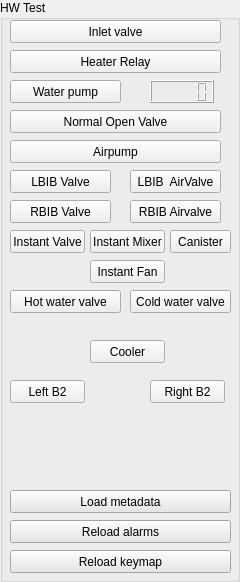
     <widget class="QGroupBox" name="groupBox_2">
      <property name="title">
       <string>HW Test</string>
      </property>
      <widget class="QPushButton" name="btnTestInletValve">
       <property name="geometry">
        <rect>
         <x>10</x>
         <y>20</y>
         <width>211</width>
         <height>23</height>
        </rect>
       </property>
       <property name="text">
        <string>Inlet valve</string>
       </property>
      </widget>
      <widget class="QPushButton" name="btnTestHeater">
       <property name="geometry">
        <rect>
         <x>10</x>
         <y>50</y>
         <width>211</width>
         <height>23</height>
        </rect>
       </property>
       <property name="text">
        <string>Heater Relay</string>
       </property>
      </widget>
      <widget class="QPushButton" name="btnTestWaterPump">
       <property name="geometry">
        <rect>
         <x>10</x>
         <y>80</y>
         <width>111</width>
         <height>23</height>
        </rect>
       </property>
       <property name="text">
        <string>Water pump</string>
       </property>
      </widget>
      <widget class="QPushButton" name="btnTestNOV">
       <property name="geometry">
        <rect>
         <x>10</x>
         <y>110</y>
         <width>211</width>
         <height>23</height>
        </rect>
       </property>
       <property name="text">
        <string>Normal Open Valve</string>
       </property>
      </widget>
      <widget class="QPushButton" name="btnTestAirpump">
       <property name="geometry">
        <rect>
         <x>10</x>
         <y>140</y>
         <width>211</width>
         <height>23</height>
        </rect>
       </property>
       <property name="text">
        <string>Airpump</string>
       </property>
      </widget>
      <widget class="QLCDNumber" name="lcdNumber">
       <property name="geometry">
        <rect>
         <x>150</x>
         <y>80</y>
         <width>64</width>
         <height>23</height>
        </rect>
       </property>
      </widget>
      <widget class="QPushButton" name="btnGetKayMappings">
       <property name="geometry">
        <rect>
         <x>10</x>
         <y>550</y>
         <width>221</width>
         <height>23</height>
        </rect>
       </property>
       <property name="styleSheet">
        <string notr="true">background:rgb(230, 230, 230)</string>
       </property>
       <property name="text">
        <string>Reload keymap</string>
       </property>
      </widget>
      <widget class="QPushButton" name="btnChkErrors">
       <property name="geometry">
        <rect>
         <x>10</x>
         <y>520</y>
         <width>221</width>
         <height>23</height>
        </rect>
       </property>
       <property name="styleSheet">
        <string notr="true">background:rgb(230, 230, 230)</string>
       </property>
       <property name="text">
        <string>Reload alarms</string>
       </property>
      </widget>
      <widget class="QPushButton" name="btnLoadMetadata">
       <property name="geometry">
        <rect>
         <x>10</x>
         <y>490</y>
         <width>221</width>
         <height>23</height>
        </rect>
       </property>
       <property name="styleSheet">
        <string notr="true">background:rgb(230, 230, 230)</string>
       </property>
       <property name="text">
        <string>Load metadata</string>
       </property>
      </widget>
      <widget class="QPushButton" name="btnTestLBIBValve">
       <property name="geometry">
        <rect>
         <x>10</x>
         <y>170</y>
         <width>101</width>
         <height>23</height>
        </rect>
       </property>
       <property name="text">
        <string>LBIB Valve</string>
       </property>
      </widget>
      <widget class="QPushButton" name="btnTestLBIBAirValve">
       <property name="geometry">
        <rect>
         <x>130</x>
         <y>170</y>
         <width>91</width>
         <height>23</height>
        </rect>
       </property>
       <property name="text">
        <string>LBIB  AirValve</string>
       </property>
      </widget>
      <widget class="QPushButton" name="btnTestRBIBValve">
       <property name="geometry">
        <rect>
         <x>10</x>
         <y>200</y>
         <width>101</width>
         <height>23</height>
        </rect>
       </property>
       <property name="text">
        <string>RBIB Valve</string>
       </property>
      </widget>
      <widget class="QPushButton" name="btnTestRBIBAirValve">
       <property name="geometry">
        <rect>
         <x>130</x>
         <y>200</y>
         <width>91</width>
         <height>23</height>
        </rect>
       </property>
       <property name="text">
        <string>RBIB Airvalve</string>
       </property>
      </widget>
      <widget class="QPushButton" name="btnTestInstantValve">
       <property name="geometry">
        <rect>
         <x>10</x>
         <y>230</y>
         <width>75</width>
         <height>23</height>
        </rect>
       </property>
       <property name="text">
        <string>Instant Valve</string>
       </property>
      </widget>
      <widget class="QPushButton" name="btnTestInstantMixer">
       <property name="geometry">
        <rect>
         <x>90</x>
         <y>230</y>
         <width>75</width>
         <height>23</height>
        </rect>
       </property>
       <property name="text">
        <string>Instant Mixer</string>
       </property>
      </widget>
      <widget class="QPushButton" name="btnTestInstantCanister">
       <property name="geometry">
        <rect>
         <x>170</x>
         <y>230</y>
         <width>61</width>
         <height>23</height>
        </rect>
       </property>
       <property name="text">
        <string>Canister</string>
       </property>
      </widget>
      <widget class="QPushButton" name="btnTestHowWaterValve">
       <property name="geometry">
        <rect>
         <x>10</x>
         <y>290</y>
         <width>111</width>
         <height>23</height>
        </rect>
       </property>
       <property name="text">
        <string>Hot water valve</string>
       </property>
      </widget>
      <widget class="QPushButton" name="btnTestColdWaterValve">
       <property name="geometry">
        <rect>
         <x>130</x>
         <y>290</y>
         <width>101</width>
         <height>23</height>
        </rect>
       </property>
       <property name="text">
        <string>Cold water valve</string>
       </property>
      </widget>
      <widget class="QPushButton" name="btnTestInstantFan">
       <property name="geometry">
        <rect>
         <x>90</x>
         <y>260</y>
         <width>75</width>
         <height>23</height>
        </rect>
       </property>
       <property name="text">
        <string>Instant Fan</string>
       </property>
      </widget>
      <widget class="QPushButton" name="btnTestLB2">
       <property name="geometry">
        <rect>
         <x>10</x>
         <y>380</y>
         <width>75</width>
         <height>23</height>
        </rect>
       </property>
       <property name="text">
        <string>Left B2</string>
       </property>
      </widget>
      <widget class="QPushButton" name="btnTestRB2">
       <property name="geometry">
        <rect>
         <x>150</x>
         <y>380</y>
         <width>75</width>
         <height>23</height>
        </rect>
       </property>
       <property name="text">
        <string>Right B2</string>
       </property>
      </widget>
      <widget class="QPushButton" name="btnTestCooler">
       <property name="geometry">
        <rect>
         <x>90</x>
         <y>340</y>
         <width>75</width>
         <height>23</height>
        </rect>
       </property>
       <property name="text">
        <string>Cooler</string>
       </property>
      </widget>
     </widget>
